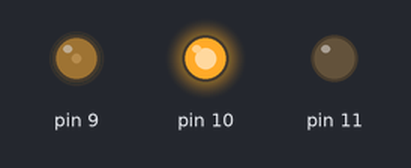
A sketch run on a simulated Arduino Uno, built with avr-gcc and run on an emulated ATmega328P. Shown: output pins drawn as LEDs (lit = HIGH).

Above: at 1.0 s.
At 3.1 s:
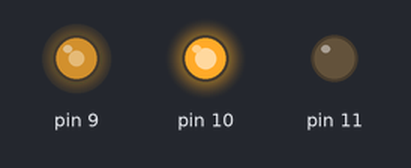
At 5.5 s:
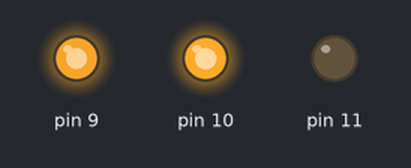
At 10.3 s:
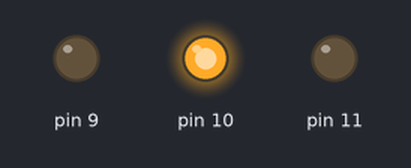
Timing chart, 0 to 11.8 s (numbered marks = the images above):
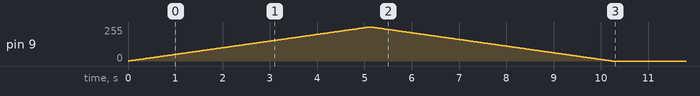

The sketch:

4.1-L298N-2.ino
```cpp
int x=0;
int y=1;

void setup() {
  pinMode(9,OUTPUT);
    pinMode(10, OUTPUT);
    pinMode(11,OUTPUT);

    digitalWrite(10, HIGH);
    digitalWrite(11, LOW);

      for(x=0; x<=255;x++){
      analogWrite(9,x);
      delay(20);
      }

      for(x=255; x>=0;x--){
      analogWrite(9,x);
      delay(20);
      }
}

void loop() {

}
```
